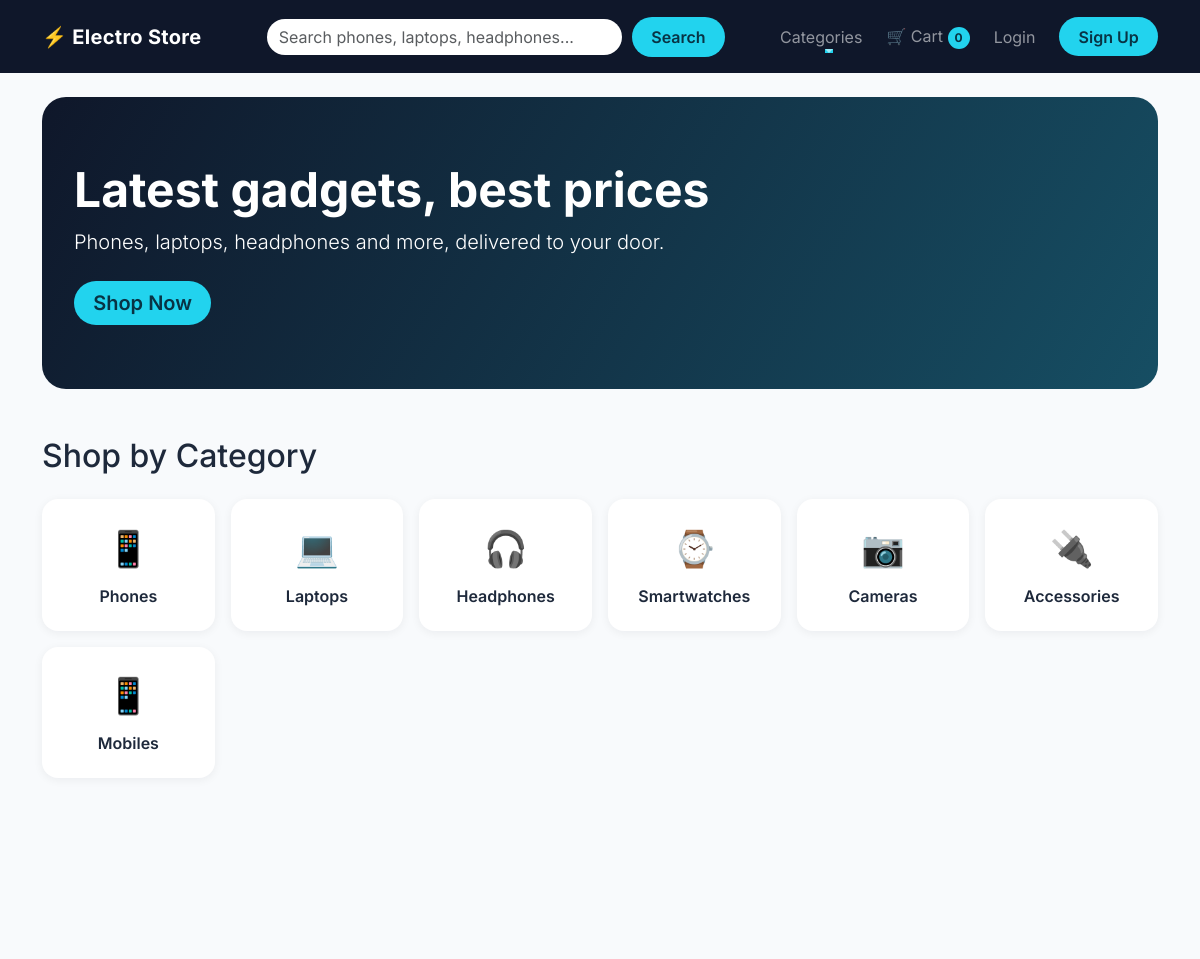
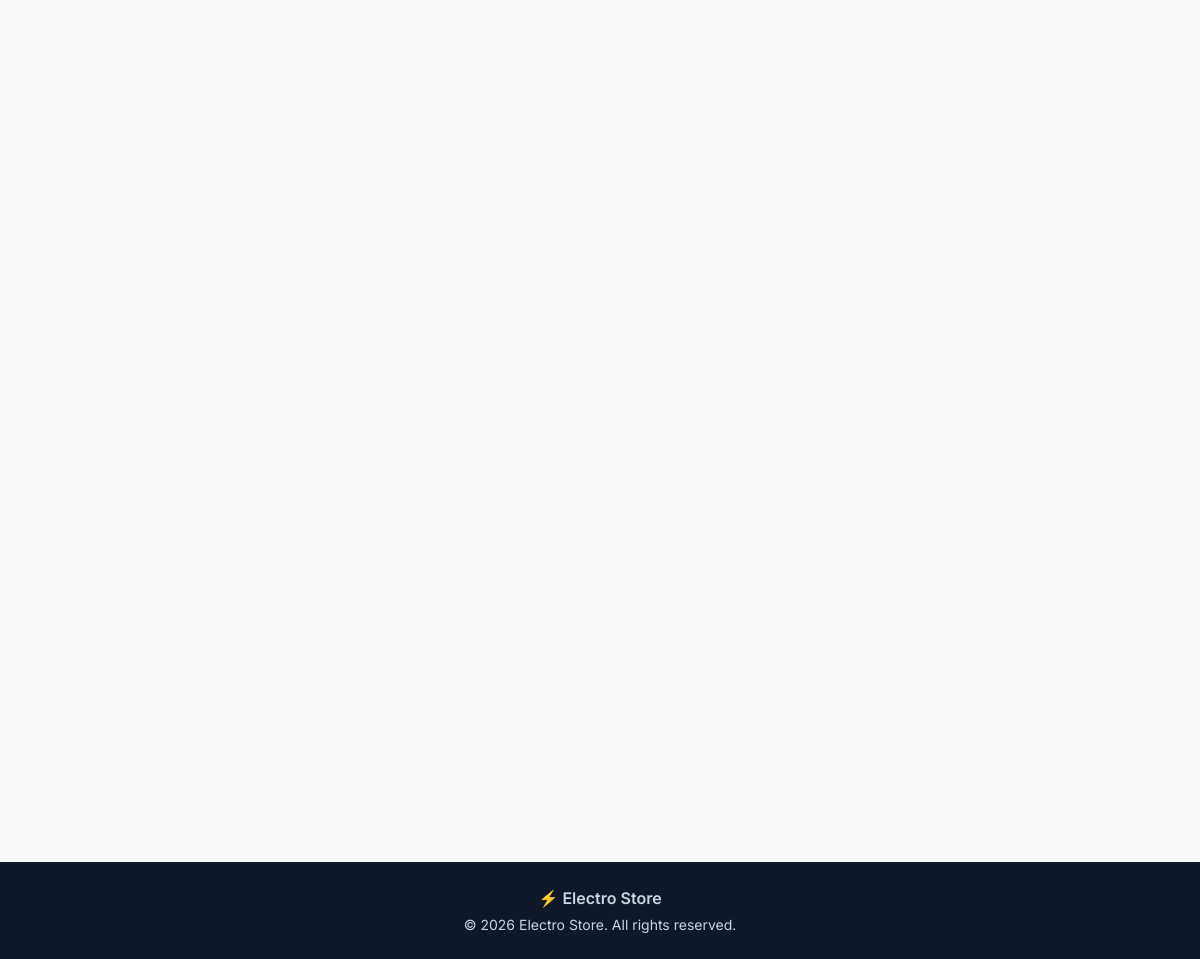
The page / on the database its author committed (2 pictures, top to bottom).
### store/models.py (models this page shows, shortened)
class Category(models.Model):
    name = models.CharField(max_length=150)
    slug = models.SlugField(unique=True)
    icon = models.CharField(max_length=10,blank=True)
    class Meta:
        verbose_name_plural = 'categories'

### store/views.py (the view)
# urls.py: path('',views.home_view,name='home'),
def home_view(request):
    categories = Category.objects.all()
    featured_products = Product.objects.filter(is_featured = True)[:4]
    new_arrivals = Product.objects.all()[:4]
    return render(request,'store_template/home.html',{'categories' : categories,'featured_products' : featured_products, 'new_arrivals' : new_arrivals})

### cart/context_processors.py (called while the page is built)
def cart_count(request):
    count = 0
    if request.user.is_authenticated:
        cart = Cart.objects.filter(user=request.user).first()
        if cart:
            count = cart.total_items
    return {'cart_count': count}

### store/context_processors.py (called while the page is built)
def categories(request):
    return {'nav_categories' : Category.objects.all()}

### store/models.py (called while the page is built)
    @property
    def in_stock(self):
        return self.stock > 0

### templates/store_template/home.html (shortened to what this page needs)
{% extends 'base.html' %}
{% block content %}
<section class="hero-banner mb-5">
  <h1 class="display-5">Latest gadgets, best prices</h1>
  <p class="lead mb-4">Phones, laptops, headphones and more, delivered to your door.</p>
  <a href="#featured" class="btn btn-accent btn-lg">Shop Now</a>
</section>
{% if categories %}
<section class="mb-5">
  <h2 class="mb-4 reveal">Shop by Category</h2>
  <div class="row g-3">
    {% for category in categories %}
    <div class="col-6 col-md-4 col-lg-2 reveal" style="--delay: 0.{{ forloop.counter }}s">
      <a href="{% url 'store:category' category.slug %}" class="category-card">
        <span class="category-icon">{{ category.icon }}</span>
        <span>{{ category.name }}</span>
      </a>
    </div>
    {% endfor %}
  </div>
</section>
{% endif %}
{% if featured_products %}
<section id="featured" class="mb-5">
  <div class="row g-4">
  </div>
</section>
{% endif %}
{% if new_arrivals %}
<section class="mb-5">
  <div class="row g-4">
  </div>
</section>
{% endif %}
{% endblock %}

### static/css/style.css (style rules this page uses)
:root { --bg-dark: #0f172a; --accent: #22d3ee; --accent-dark: #06b6d4; --text-dark: #1e293b; --ease: cubic-bezier(0.22, 1, 0.36, 1); }
body { font-family: 'Inter', system-ui, sans-serif; color: var(--text-dark); background: #f8fafc; animation: pageFade 0.6s var(--ease); }
.btn-accent { background: var(--accent); color: #083344; font-weight: 600; border: none; border-radius: 50px; padding: 0.45rem 1.2rem; transition: transform 0.25s var(--ease), box-shadow 0.25s var(--ease), background 0.25s; }
.hero-banner { position: relative; overflow: hidden; border-radius: 24px; padding: 4rem 2rem; color: #fff; background: linear-gradient(120deg, #0f172a, #164e63, #0e7490, #0f172a); background-size: 300% 300%; animation: gradientMove 12s ease infinite; }
.hero-banner h1 { font-weight: 700; animation: slideUp 0.9s var(--ease) both; }
.hero-banner p { animation: slideUp 0.9s 0.15s var(--ease) both; }
.hero-banner .btn { animation: slideUp 0.9s 0.3s var(--ease) both; }
.category-card { display: flex; flex-direction: column; align-items: center; gap: 0.6rem; padding: 1.4rem 0.5rem; background: #fff; border-radius: 16px; color: var(--text-dark); font-weight: 600; text-decoration: none; box-shadow: 0 2px 10px rgba(15, 23, 42, 0.06); transition: transform 0.35s var(--ease), box-shadow 0.35s var(--ease), background 0.35s; }
.category-icon { font-size: 2.2rem; transition: transform 0.4s var(--ease); }
.js .reveal { opacity: 0; transform: translateY(28px); transition: opacity 0.7s var(--ease), transform 0.7s var(--ease); transition-delay: var(--delay, 0s); }
.js .reveal.visible { opacity: 1; transform: none; }

### rows shown on the page
Category: icon "📱", name "Phones"
Category: icon "💻", name "Laptops"
Category: icon "🎧", name "Headphones"
Category: icon "⌚", name "Smartwatches"
Category: icon "📷", name "Cameras"
Category: icon "🔌", name "Accessories"
Category: icon "📱", name "Mobiles"

### other values the page prints
{{ cart_count }} "0"
